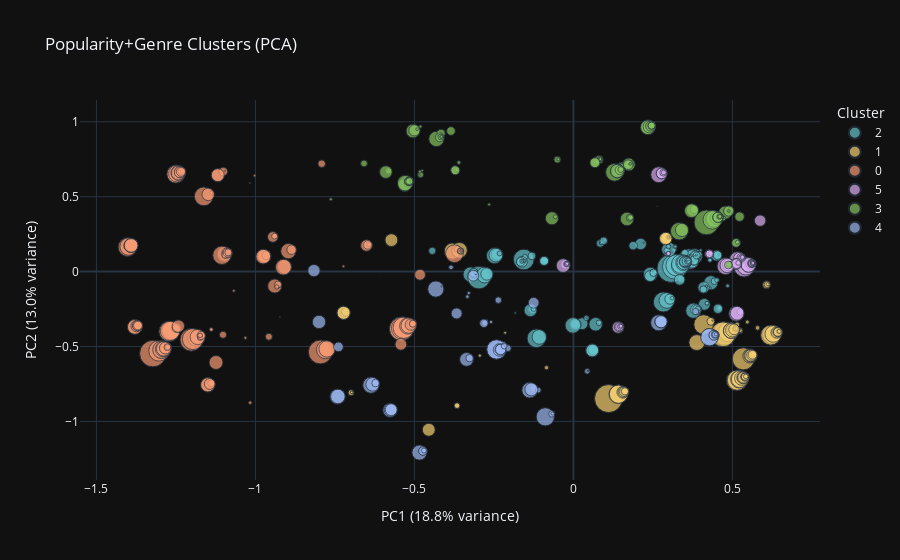

The notebook cell saved with this chart:
### Markdown cell above
## Popularity-Genre Cluster Visualization

### Dimensionality Reduction with PCA
We compress our 22-dimensional data (1 popularity + 21 genres) into 2 principal components for visualization:

**Key Components:**
- **PC1 (XX.X% variance)**: Primary axis of variation
  *(Likely captures dominant popularity-genre relationships)*
- **PC2 (XX.X% variance)**: Secondary variation
  *(Often reveals nuanced genre combinations)*

### Code cell
# Apply PCA for visualization
pca = PCA(n_components=2)
components = pca.fit_transform(popularity_data.drop('Cluster', axis=1))
pca_df = pd.DataFrame(components, columns=['PC1', 'PC2'])
pca_df['Cluster'] = clusters.astype(str)
pca_df['No_of_Votes'] = popularity_data['No_of_Votes_Scaled']

# Interactive 2D plot
fig = px.scatter(pca_df, x='PC1', y='PC2', color='Cluster',
                size='No_of_Votes', hover_name=df.index,
                title='Popularity+Genre Clusters (PCA)',
                color_discrete_sequence=px.colors.qualitative.Pastel)

# Add explained variance
pca_var = pca.explained_variance_ratio_
fig.update_layout(
    xaxis_title=f'PC1 ({pca_var[0]*100:.1f}% variance)',
    yaxis_title=f'PC2 ({pca_var[1]*100:.1f}% variance)'
)
fig.show()
